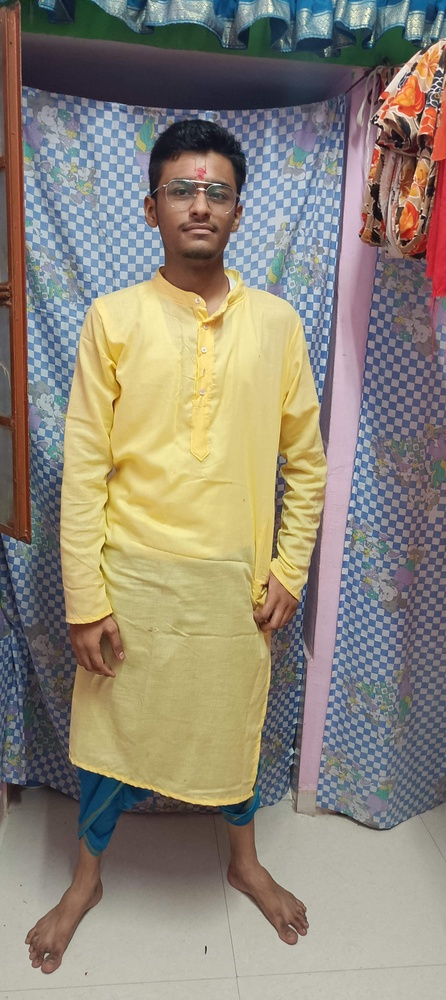
#> input picture Python/Face-Recognition-main/samples/face-1.1.jpg, 446 x 1000 px, shrunk from 1784 x 4000 before the run; its folder holds 4 pictures in this run
$ python 'Model Trainer.py'
#> lines starting #> are read from the running program, lines starting #| are printed output that depends on the picture
import cv2
import numpy as np
from PIL import Image #pillow package
import os

path = 'samples' # Path for samples already taken

recognizer = cv2.face.LBPHFaceRecognizer_create() # Local Binary Patterns Histograms
detector = cv2.CascadeClassifier("haarcascade_frontalface_default.xml")
#Haar Cascade classifier is an effective object detection approach


def Images_And_Labels(path): # function to fetch the images and labels

#> called with path = 'samples'
    imagePaths = [os.path.join(path,f) for f in os.listdir(path)]
    faceSamples=[]
    ids = []

    for imagePath in imagePaths: # to iterate particular image path

        gray_img = Image.open(imagePath).convert('L') # convert it to grayscale
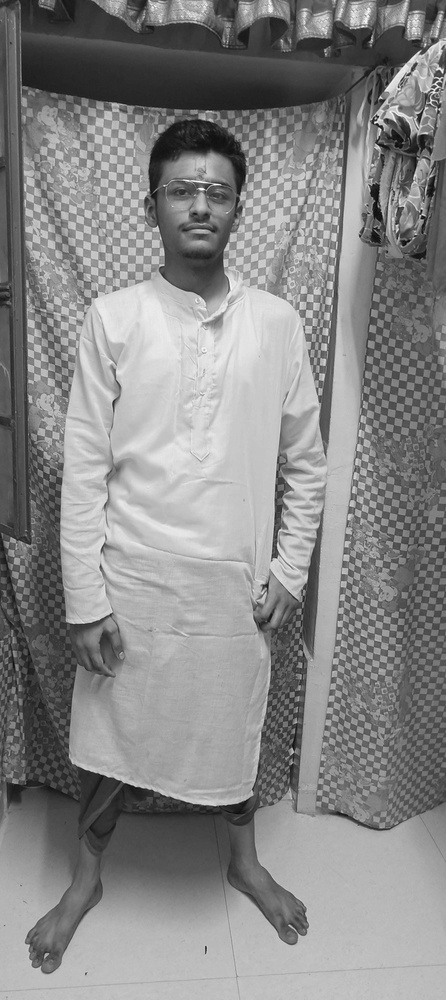
#> gray_img: PIL image 446x1000 L; min 6, max 255, mean 135.5
        img_arr = np.array(gray_img,'uint8') #creating an array

        id = int(os.path.split(imagePath)[-1].split(".")[1])
        faces = detector.detectMultiScale(img_arr)
#> faces = [[260, 214, 38, 38], [271, 515, 52, 52], [147, 152, 105, 105]]

        for (x,y,w,h) in faces:
            faceSamples.append(img_arr[y:y+h,x:x+w])
            ids.append(id)
#> this loop made 3 passes
#> after the loop, faceSamples = 3 items; ids = [1, 1, 1]

    return faceSamples,ids

print ("Training faces. It will take a few seconds. Wait ...")

faces,ids = Images_And_Labels(path)
recognizer.train(faces, np.array(ids))

recognizer.write('trainer/trainer.yml')  # Save the trained model as trainer.yml

print("Model trained, Now we can recognize your face.")
